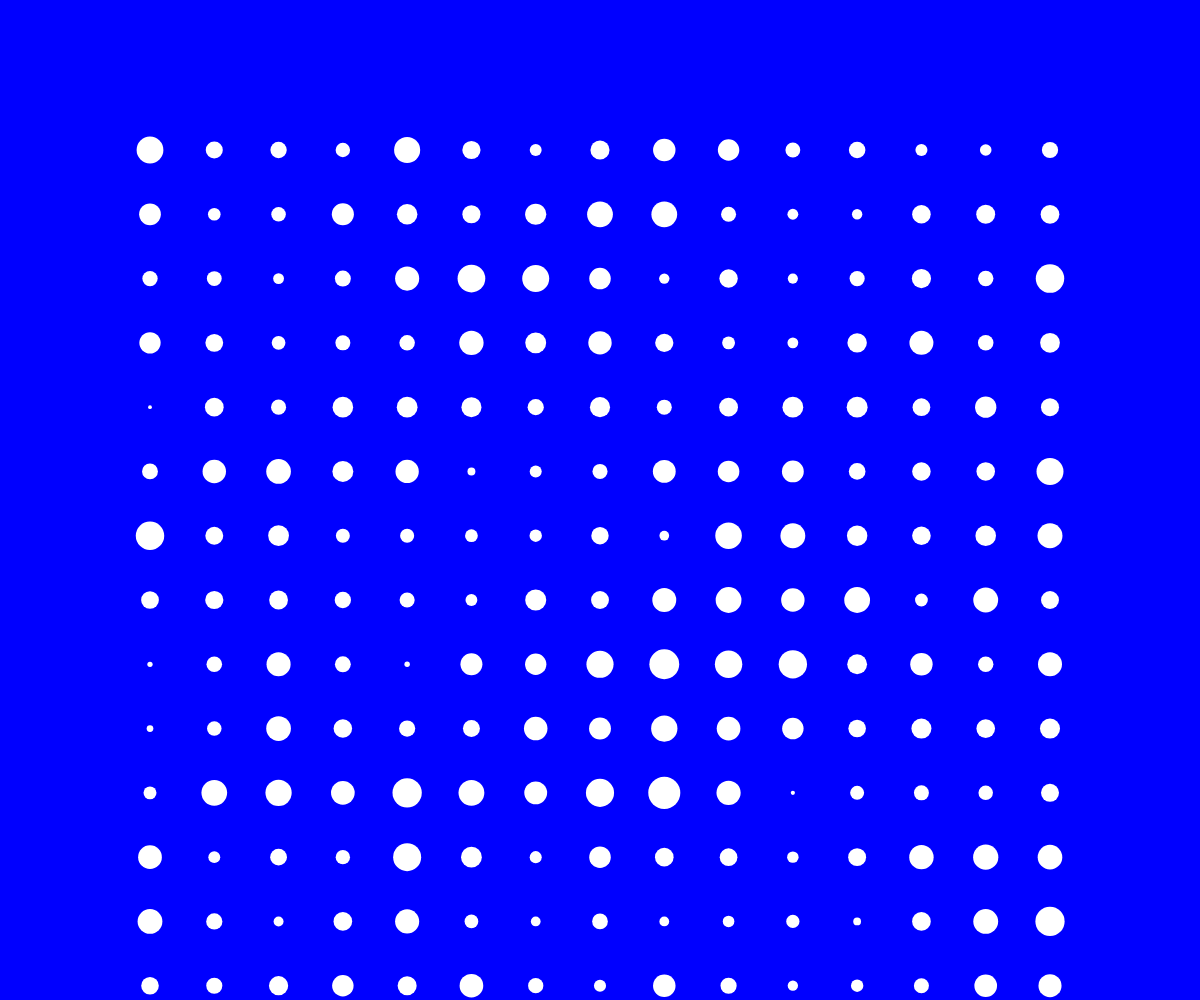
Frame 1 (no input)
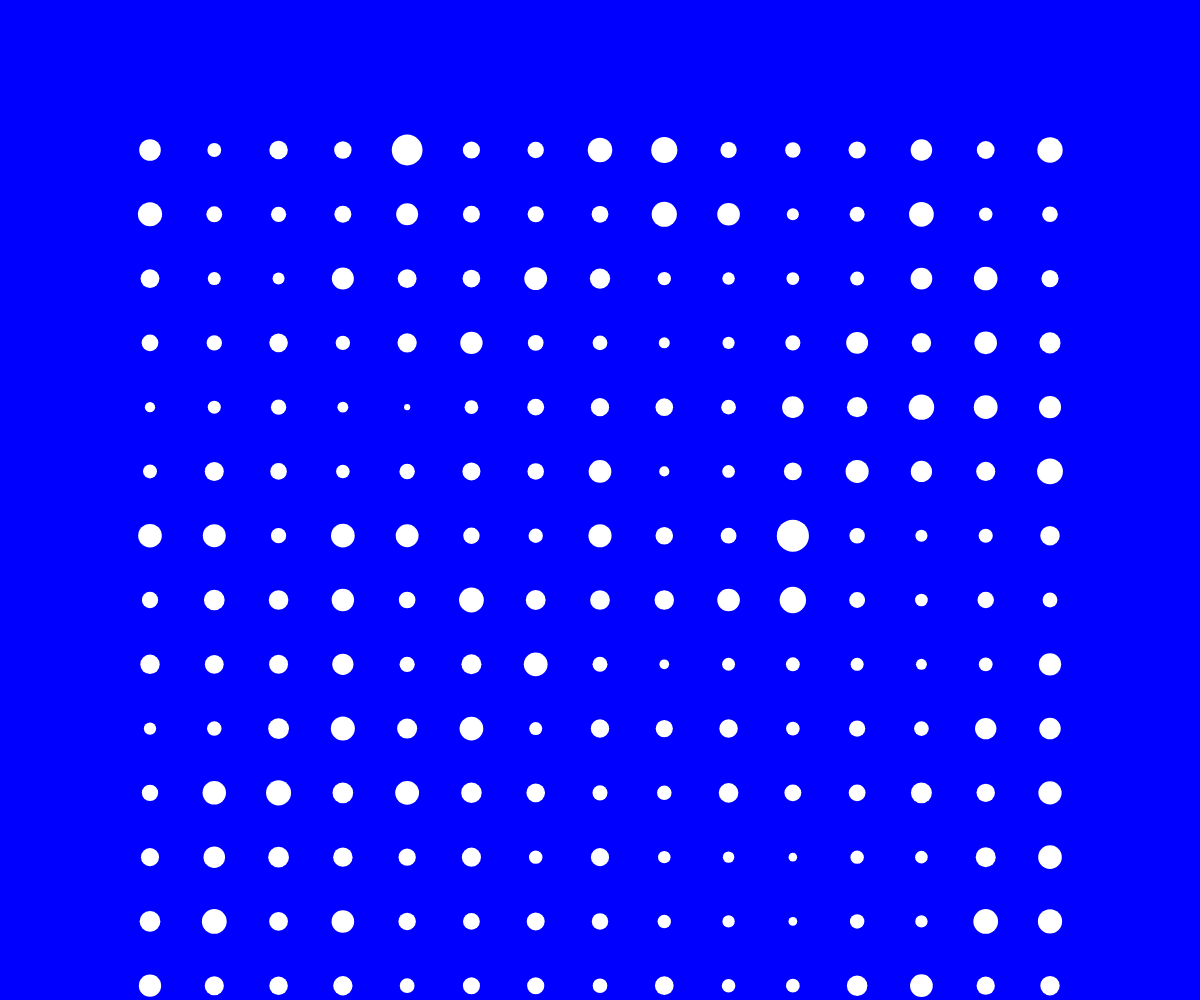
Frame 60 (no input)
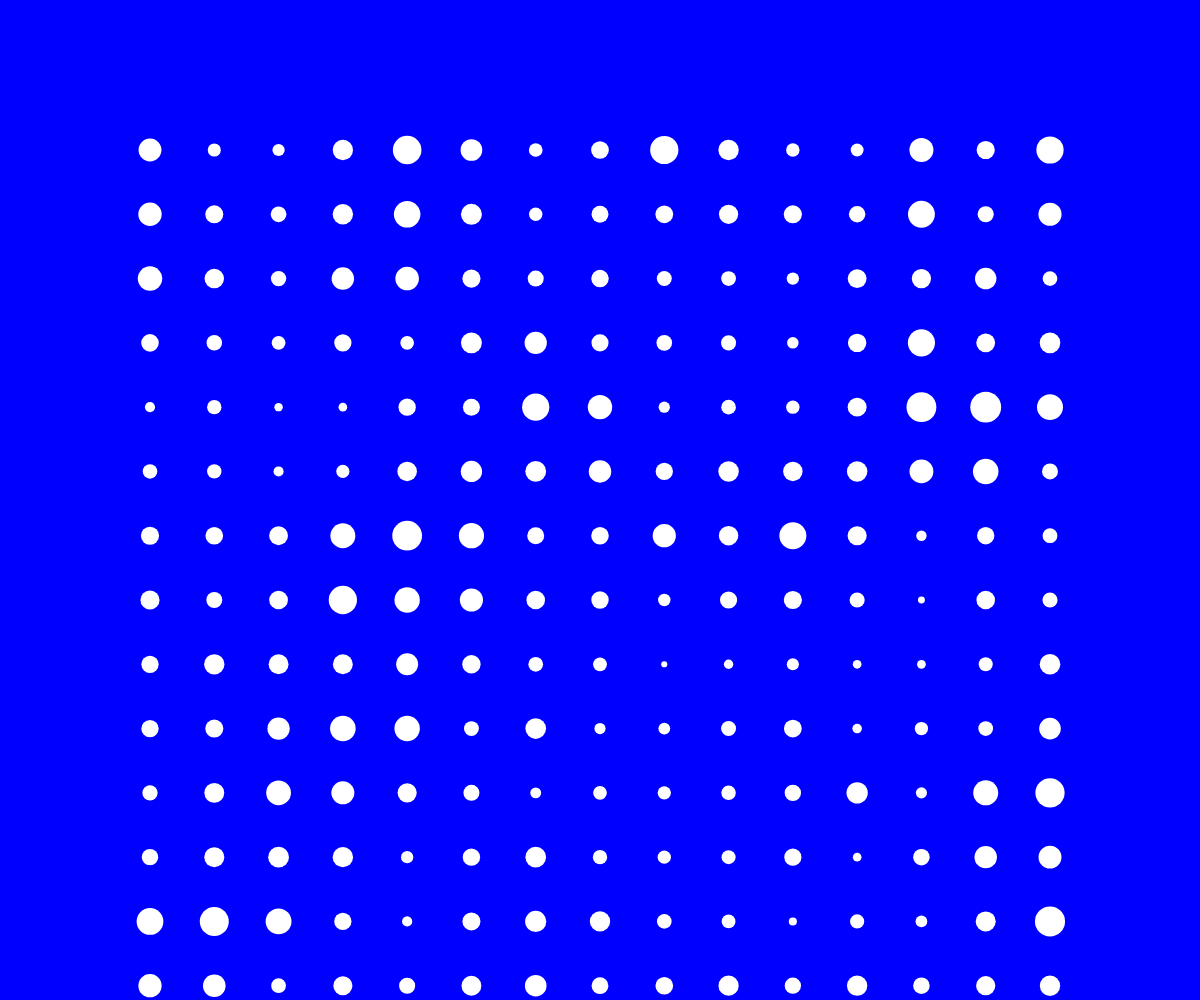
Frame 120 (the mouse pressed at the canvas centre since frame 60)

The p5.js sketch that drew these frames (run headless with seeded random() and noise() and a simulated clock; from frame 60 on, the mouse is pressed at the canvas centre):

// p5.js sketch
// ── sketch.js
var rand = 150;
var anzahl_punkte = 15;

function setup() {
	createCanvas(windowWidth, windowHeight);
	frameRate(25);
	//noLoop();
}

function draw() { // wird dauernd im loop aufgerufen
	background(0, 0, 255);
	stroke(255);
	for (var iy = 0; iy < anzahl_punkte; iy++) {
		var y = map(iy, 0, anzahl_punkte - 1, rand, windowWidth - rand);
		for (var ix = 0; ix < anzahl_punkte; ix++) {
			var x = map(ix, 0, anzahl_punkte - 1, rand, windowWidth - rand);
			strokeWeight(noise(ix*0.5,iy*0.5,millis()*0.0002)*40);
			point(x,y);
			print(ix+" "+iy);
		}
	}

}
